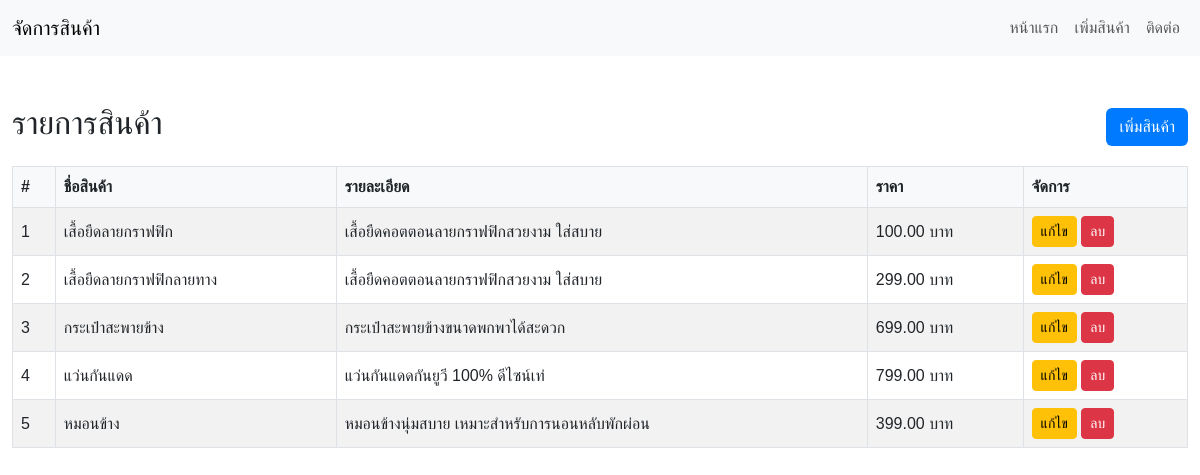
The page / on the database its author committed.
### tables this page shows
CREATE TABLE `products` (
  `id` int(11) NOT NULL,
  `name` varchar(100) NOT NULL,
  `description` text DEFAULT NULL,
  `price` decimal(10,2) NOT NULL
);

### index.php (the view, shortened to what this page needs)
<?php
include('config.php');
$stmt = $pdo->query("SELECT * FROM products");
$products = $stmt->fetchAll(PDO::FETCH_ASSOC);
?>
<!DOCTYPE html>
<html lang="th">
<head>
    <link href="https://cdn.jsdelivr.net/npm/bootstrap@5.3.0-alpha1/dist/css/bootstrap.min.css" rel="stylesheet">
</head>
<body>
    <nav class="navbar navbar-expand-lg navbar-light bg-light">
        <div class="container">
            <a class="navbar-brand" href="#">จัดการสินค้า</a>
            <div class="collapse navbar-collapse" id="navbarNav">
                <ul class="navbar-nav ms-auto">
                    <li class="nav-item">
                        <a class="nav-link" href="#">หน้าแรก</a>
                    </li>
                    <li class="nav-item">
                        <a class="nav-link" href="create.php">เพิ่มสินค้า</a>
                    </li>
                    <li class="nav-item">
                        <a class="nav-link" href="#">ติดต่อ</a>
                    </li>
                </ul>
            </div>
        </div>
    </nav>
    <div class="container mt-5">
        <div class="d-flex justify-content-between align-items-center mb-3">
            <h2>รายการสินค้า</h2>
            <a href="create.php" class="btn btn-custom">เพิ่มสินค้า</a>
        </div>
        <table class="table table-bordered table-striped">
            <thead>
                <tr>
                    <th>#</th>
                    <th>ชื่อสินค้า</th>
                    <th>รายละเอียด</th>
                    <th>ราคา</th>
                    <th>จัดการ</th>
                </tr>
            </thead>
            <tbody>
                <?php if ($products): ?>
                    <?php foreach ($products as $product): ?>
                        <tr>
                            <td><?php echo $product['id']; ?></td>
                            <td><?php echo htmlspecialchars($product['name'], ENT_QUOTES, 'UTF-8'); ?></td>
                            <td><?php echo htmlspecialchars($product['description'], ENT_QUOTES, 'UTF-8'); ?></td>
                            <td><?php echo number_format($product['price'], 2); ?> บาท</td>
                            <td>
                                <a href="edit.php?id=<?php echo $product['id']; ?>" class="btn btn-warning btn-sm">แก้ไข</a>
                                <a href="delete.php?id=<?php echo $product['id']; ?>" class="btn btn-danger btn-sm" onclick="return confirm('คุณแน่ใจหรือไม่ว่าต้องการลบสินค้า?')">ลบ</a>
                            </td>
                        </tr>
                    <?php endforeach; ?>
                <?php else: ?>
                    <tr>
                        <td colspan="5" class="text-center">ไม่พบข้อมูลสินค้า</td>
                    </tr>
                <?php endif; ?>
            </tbody>
        </table>
    </div>
</body>
</html>

### index.php (style rules this page uses)
body { font-family: 'Arial', sans-serif; }
.container { max-width: 1200px; }
.table th, .table td { vertical-align: middle; }
.btn-custom { background-color: #007bff; color: white; }
.table th { background-color: #f8f9fa; }
.table tr:nth-child(even) { background-color: #f2f2f2; }

### rows shown on the page
products: id "1", name "เสื้อยืดลายกราฟฟิก", description "เสื้อยืดคอตตอนลายกราฟฟิกสวยงาม ใส่สบาย", price "100.00"
products: id "2", name "เสื้อยืดลายกราฟฟิกลายทาง", description "เสื้อยืดคอตตอนลายกราฟฟิกสวยงาม ใส่สบาย", price "299.00"
products: id "3", name "กระเป๋าสะพายข้าง", description "กระเป๋าสะพายข้างขนาดพกพาได้สะดวก", price "699.00"
products: id "4", name "แว่นกันแดด", description "แว่นกันแดดกันยูวี 100% ดีไซน์เท่", price "799.00"
products: id "5", name "หมอนข้าง", description "หมอนข้างนุ่มสบาย เหมาะสำหรับการนอนหลับพักผ่อน", price "399.00"
